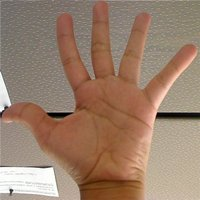
#> input picture src/src_cam/Back_Projection_Theory0.jpg, 200 x 200 px, given in place of the camera
$ python bgsub.py
#> lines starting #> are read from the running program, lines starting #| are printed output that depends on the picture
### src_cam/oqqupation.py
import cv2 as cv
import numpy as np
from matplotlib import pyplot as plt
import os

'''
Tells if there motion in the frame or not.
'''
def is_oqqupied(frame, threshold):
    '''
    Frame: the input image, this should be a foreground mask
    Threshold: with this argument, we can adjust the sensitivity of the detection in range 0 - 10000.
        the smaller the number, the smaller motion can be detected.
    '''
    # img = cv.imread('./Back_Projection_Theory0.jpg')

    #calculate histogram of the image
    hist = cv.calcHist([frame], [0], None, [2], [0,256])

    # [7 lines of commented-out code are left out]

    summa = sum(hist[:,0])

    # print(hist[1])
    # print(f"Over 50: {oth0} \t Under 50: {uth1} And {summa}")

    if (hist[1]/summa)*10000 > threshold:
        return True
    return False

# [2 lines that do not run on import are left out]

### src/src_cam/bgsub.py
import cv2 as cv
import numpy as np
from matplotlib import pyplot as plt
from oqqupation import is_oqqupied
from track_object import track_motion2

GREEN = [0,255,0]
RED = [0,0,255]

def bgsub(vsrc, algo):
    '''
    Object motion sensing with Backgroundsubtraction.
    bgsub(vsrc, algo)
    vsrc = video source
    algo = background subtraction algorythm
    '''
#> called with vsrc = 0, algo = 'MOG2'
    # choose what algorythm to use: MOG2 or KNN
    if algo == 'MOG2':
        backSub = cv.createBackgroundSubtractorMOG2(varThreshold=40)
    else:
        backSub = cv.createBackgroundSubtractorKNN()

    # get video from vsrc
    capture = cv.VideoCapture(vsrc)

    # check if video can be opened
    if not capture.isOpened():
        print('Unable to open: ' + vsrc)
        exit(0)

    # vmask = None

    # params for ShoTomasi corner detection
    feature_params = dict( maxCorners = 100,
                           qualityLevel = 0.3,
                           minDistance = 7,
                           blockSize = 7 )

    # params for lucas kanade optical flow
    lk_params = dict( winSize = (15,15),
                      maxLevel = 2,
                      criteria = (cv.TERM_CRITERIA_EPS | cv.TERM_CRITERIA_COUNT, 10, 0.03))

    # create random colors
    color = np.random.randint(0, 255, (100,3))

    # mask image for drawing the vectors
    ret, frame_for_copy = capture.read()
#> frame_for_copy is the input picture: shape (200, 200, 3); mean B, G, R 107.8, 127.1, 154.3
    mask = np.zeros_like(cv.copyMakeBorder(frame_for_copy, 10,10,10,10,cv.BORDER_CONSTANT, value=RED))

    # play video by frame by frame
    while True:
        # read frame from capture obj
        ret, frame = capture.read()
        if frame is None:
            break

        # apply background subtrcation algorythm on frame
        fgMask = backSub.apply(frame, learningRate=-1)
#> fgMask: shape (200, 200); every value is 127

        # check if there is any motion in the frame
        if is_oqqupied(fgMask, 10):
            # if theres any motion, draw green border around the frame
#> in is_oqqupied, `hist = cv.calcHist([frame], [0], None, [2], [0,256])`: hist = [40000, 0]
#> in is_oqqupied, `summa = sum(hist[:,0])`: summa = 40000
            border = cv.copyMakeBorder(frame, 10,10,10,10,cv.BORDER_CONSTANT, value=GREEN)

            # contour finding algorythm
            fgMask = track_motion2(border, fgMask)

            # find corners on first frame
            old_frame = frame
            old_gray = cv.cvtColor(old_frame, cv.COLOR_BGR2GRAY)
            p0 = cv.goodFeaturesToTrack(old_gray, mask = fgMask, **feature_params)

            # convert frame to gray
            frame_gray = cv.cvtColor(frame, cv.COLOR_BGR2GRAY)

            # ensuring opencv wont crash, calcOpticalFlow only when there are points to track
            if p0 is not None:
                # calculate optical flow
                p1, st, err = cv.calcOpticalFlowPyrLK(old_gray, frame_gray, p0, None, **lk_params)

                # Select good points
                if p1 is not None:
                    good_new = p1[st==1]
                    good_old = p0[st==1]

                # draw vectors
                for i,(new,old) in enumerate(zip(good_new, good_old)):
                    a,b = new.ravel()
                    c,d = old.ravel()
                    mask = cv.line(mask, (int(a),int(b)), (int(c),int(d)), color[i].tolist(), 4)
                    frame = cv.circle(frame, (int(a),int(b)), 5, color[i].tolist(), -1)

                # Now update the previous frame and previous points
                old_gray = frame_gray.copy()
                p0 = good_new.reshape(-1,1,2)


        else:
            # if theres no motion, draw red border around the frame
            border = cv.copyMakeBorder(frame, 10,10,10,10,cv.BORDER_CONSTANT, value=RED)
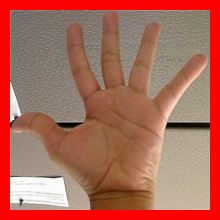
#> border: shape (220, 220, 3); mean B, G, R 89.1, 105.1, 171.8


        # cv.rectangle(frame, (10, 2), (100,20), (255,255,255), -1)
        # cv.putText(frame, str(capture.get(cv.CAP_PROP_POS_FRAMES)), (15, 15),
        #             cv.FONT_HERSHEY_SIMPLEX, 0.5 , (0,0,0))

        # show frames with imshow
        # making output image
        output = cv.add(border, mask)
        cv.imshow('Output', output)
        cv.imshow('Mask', fgMask)

        # waiting for exit key, which in this case is 'Q'
        if cv.waitKey(1) == ord('q'):
#> (key q is pressed here)
            break

if __name__ == '__main__':
    bgsub(0, 'MOG2')
